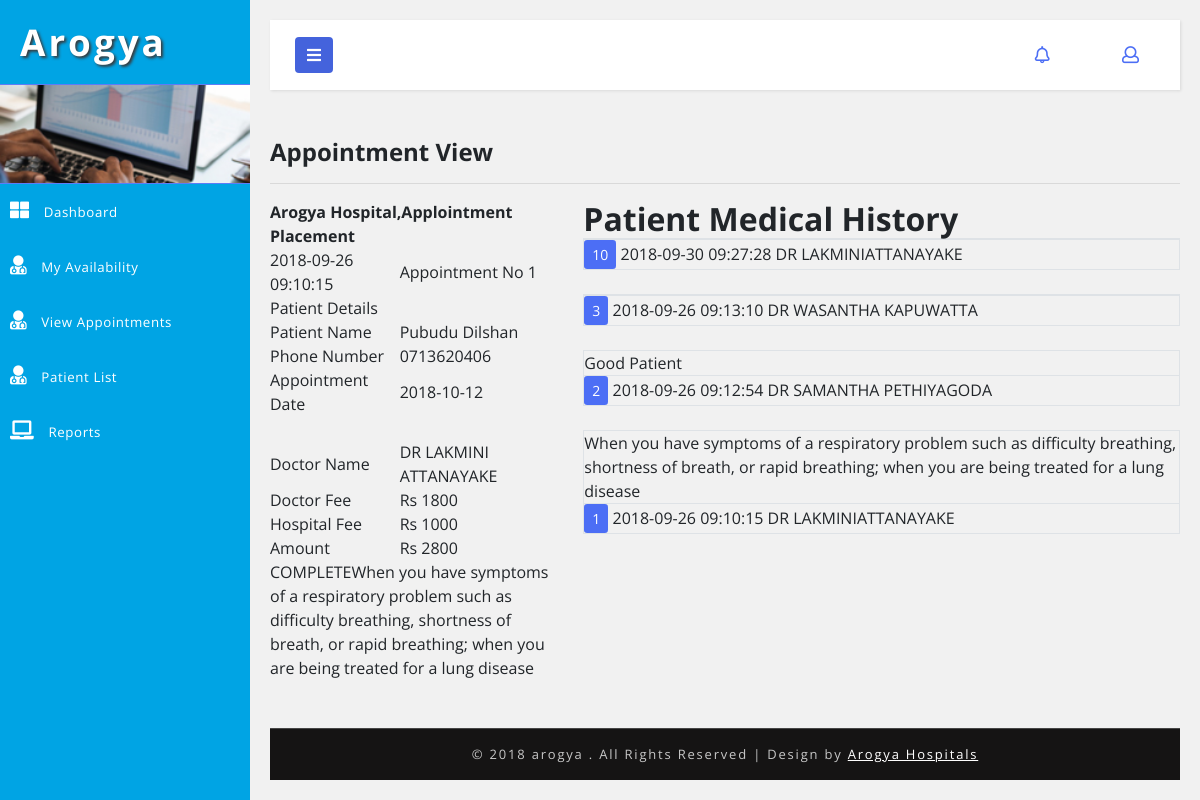
Page /Arogya_/arogyaadmin/doctor/appointment-view.php?id=1 on the committed database.
### tables this page shows
CREATE TABLE `hms_doctor_appointment` (
  `id` int(5) NOT NULL,
  `doctor_id` int(5) DEFAULT NULL,
  `patient_id` int(5) DEFAULT NULL,
  `appointment_date` varchar(30) DEFAULT NULL,
  `status_code` varchar(20) DEFAULT 'OPEN',
  `doctor_comment` text,
  `doctor_fee` int(5) DEFAULT NULL,
  `hospital_fee` int(5) DEFAULT NULL,
  `fee` int(5) DEFAULT NULL,
  `created_date` timestamp NOT NULL DEFAULT CURRENT_TIMESTAMP,
  `created_user` int(5) DEFAULT NULL
);

CREATE TABLE `hms_patient` (
  `id` int(5) NOT NULL,
  `first_name` varchar(100) DEFAULT NULL,
  `last_name` varchar(100) DEFAULT NULL,
  `telephone` varchar(20) DEFAULT NULL,
  `dob` varchar(25) DEFAULT NULL,
  `email` varchar(50) DEFAULT NULL,
  `pword` text,
  `status_code` varchar(20) DEFAULT 'ACTIVE',
  `user_role` varchar(20) DEFAULT 'PATIENT',
  `created_date` timestamp NULL DEFAULT CURRENT_TIMESTAMP
);

### Arogya_/arogyaadmin/DB.php (called while the page is built, shortened)
<?php
function getDBConnection() {
    $servername = "localhost";
    $username = "root";
    $password = "";
    $db = "hmsdb";
    $conn = mysqli_connect($servername, $username, $password, $db);
    if (!$conn) {
        die("Connection failed: " . mysqli_connect_error());
    } else {
        return $conn;
    }
}
function getData($sql) {
    $conn = getDBConnection();
    $result = mysqli_query($conn, $sql);
    if (mysqli_num_rows($result) > 0) {
        return $result;
    } else {
        return FALSE;
    }
}
?>

### Arogya_/arogyaadmin/core.php (called while the page is built, shortened)
<?php
function getAppointmentDetails($appoid) {
    $sql = "SELECT CONCAT(hms_patient.first_name, ' ', hms_patient.last_name) AS patient_name,hms_patient.telephone,
A.id,A.appointment_date,A.created_date,A.id,A.doctor_fee,A.hospital_fee,A.fee,A.status_code,A.doctor_comment,A.patient_id,
CONCAT(hms_doctor.first_name, ' ', hms_doctor.last_name) AS doc_name
 FROM hms_doctor_appointment AS A
INNER JOIN hms_doctor ON A.doctor_id = hms_doctor.id
INNER JOIN hms_patient ON A.patient_id = hms_patient.id
WHERE A.id = ".$appoid;
    return getData($sql);
}
?>

### Arogya_/arogyaadmin/doctor/appointment-view.php (the view, shortened to what this page needs)
<?php
include '../DB.php';
include '../core.php';
?>
<!DOCTYPE html>
<html lang="en">
    <head>
        <link rel="stylesheet" href="https://maxcdn.bootstrapcdn.com/font-awesome/4.7.0/css/font-awesome.min.css">
        <link href="../css/bootstrap.css" rel="stylesheet" type="text/css" media="all" />
        <link href="../css/style.css" rel="stylesheet" type="text/css" media="all" />
        <link rel="stylesheet" href="../css/style4.css">
        <link href="../css/fontawesome-all.css" rel="stylesheet">
    </head>
    <body>
        <div class="wrapper">
            <nav id="sidebar">
                <div class="sidebar-header">
                    <h1>
                        <a href="#">Arogya</a>
                    </h1>
                </div>
                <div class="profile-bg"></div>
                <?php
                include_once '../_tree_doctor.php';
                ?>
            </nav>
            <div id="content">
                <?php include_once '../_top_bar.php'; ?>
                <div class="blank-page-content">
                    <h4>  Appointment View</h4>
                    <hr>
                    <div class="row">
                        <div class="col-md-4">
                            <?php
                            $patient_id = 0;
                            $appointmentDetails = getAppointmentDetails($_GET['id']);
                            foreach ($appointmentDetails as $value) {
                                $patient_id = $value['patient_id'];
                                ?>
                                <div id="printdiv">
                                    <table border="0" style="width: 100% ">
                                        <thead>
                                            <tr>
                                                <th colspan="2">Arogya Hospital,Applointment Placement</th>
                                            </tr>
                                        </thead>
                                        <tbody>
                                            <tr>
                                                <td><?php echo $value['created_date'] ?></td>
                                                <td>Appointment No <?= $value['id'] ?></td>
                                            </tr>
                                            <tr>
                                                <td>Patient Details</td>
                                                <td></td>
                                            </tr>
                                            <tr>
                                                <td>Patient Name</td>
                                                <td><?= $value['patient_name'] ?></td>
                                            </tr>
                                            <tr>
                                                <td>Phone Number</td>
                                                <td><?= $value['telephone'] ?></td>
                                            </tr>
                                            <tr>
                                                <td>Appointment Date</td>
                                                <td><?= $value['appointment_date'] ?></td>
                                            </tr>
                                            <tr>
                                                <td>&nbsp;</td>
                                                <td></td>
                                            </tr>
                                            <tr>
                                                <td>Doctor Name</td>
                                                <td><?= $value['doc_name'] ?></td>
                                            </tr>
                                            <tr>
                                                <td>Doctor Fee</td>
                                                <td>Rs <?= $value['doctor_fee'] ?></td>
                                            </tr>
                                            <tr>
                                                <td>Hospital Fee</td>
                                                <td>Rs <?= $value['hospital_fee'] ?></td>
                                            </tr>
                                            <tr>
                                                <td>Amount</td>
                                                <td>Rs <?= $value['fee'] ?></td>
                                            </tr>
                                        </tbody>
                                    </table>
                                </div>
                                <?php
                                echo $value['status_code'];
                                echo $value['doctor_comment'];
                                    ?>
                                    <?php
                            }
                            ?>
                        </div>
                        <div class="col-md-8">
                            <h2>Patient Medical History</h2>
                            <?php
                            $sql = "SELECT hms_doctor_appointment.doctor_comment,hms_doctor_appointment.created_date,hms_doctor_appointment.id,
CONCAT(hms_doctor.first_name,'',hms_doctor.last_name) AS doc_name
FROM hms_doctor_appointment
INNER JOIN hms_doctor
ON hms_doctor_appointment.doctor_id = hms_doctor.id
WHERE hms_doctor_appointment.patient_id =  '". $patient_id."' ORDER BY hms_doctor_appointment.id DESC " ;
                            $resultData = getData($sql);
                            if ($resultData != null)
                                foreach ($resultData as $value) {
                                    ?>
                            <table border="" class="table-bordered" style="width: 100%">
                                        <tbody>
                                            <tr>
                                                <td><?= $value['doctor_comment']?></td>
                                            </tr>
                                            <tr>
                                                <td><span class="btn-sm btn-primary"><?= $value['id']?></span> <?= $value['created_date']?> <?= $value['doc_name']?></td>
                                            </tr>
                                        </tbody>
                                </table>
<br>
                                    <?php
                                }
                            ?>
                        </div>
                    </div>
                </div>
                <?php include '../_footer.php'; ?>
            </div>
        </div>
        <link href="../css/jquery.dataTables.min.css" rel="stylesheet" type="text/css"/>
    </body>
</html>

### Arogya_/arogyaadmin/css/style.css (style rules this page uses)
* { margin: 0; padding: 0; }
body { background: radial-gradient(#eee, #668); height: 100vh; width: 100vw; }
html, body { margin: 0; font-size: 100%; font-family: 'Open Sans', sans-serif; background: #fff; }
.blank-page-content { min-height: 480px; }
body a { text-decoration: none; transition: 0.5s all; -webkit-transition: 0.5s all; -moz-transition: 0.5s all; -o-transition: 0.5s all; -ms-transition: 0.5s all; }
h1, h2, h3, h4, h5, h6 { margin: 0; font-weight: 700; }
.profile-bg { border: 1px solid #5d7cf7; border-left: none; border-right: none; background: url(../images/menu1.jpg)no-repeat 0px 0px; -webkit-background-size: cover; -moz-background-size: cover; -o-background-size: cover; -ms-background-size: cover; background-size: cover; min-height: 100px; }
.btn-primary { color: #fff; background-color: #4c6ef5; border-color: #4463dc; }

### Arogya_/arogyaadmin/css/style4.css (style rules this page uses)
body { font-family: 'Open Sans', sans-serif; background: #f1f1f1; }
a, a:hover, a:focus { color: inherit; text-decoration: none; transition: all 0.3s; }
i, span { display: inline-block; }
.wrapper { display: flex; align-items: stretch; }
#sidebar { min-width: 250px; max-width: 250px; background: #00a4e4; color: #fff; transition: all 0.3s; }
.sidebar-header h1 { font-size: 2.3em; letter-spacing: 3px; color: #fff; text-shadow: 2px 2px 3px #39393a; }
#sidebar .sidebar-header { padding: 20px; background: #00a4e4; }
#content { padding: 20px; min-height: 100vh; transition: all 0.3s; overflow: hidden; width: 100%; }

### rows in the picture
hms_doctor_appointment: created_date "2018-09-26 09:10:15", id "1", patient_name "Pubudu Dilshan", hms_patient.telephone "0713620406", appointment_date "2018-10-12", doc_name "DR LAKMINI ATTANAYAKE", doctor_fee "1800", hospital_fee "1000", fee "2800", status_code "COMPLETE", doctor_comment "When you have symptoms of a respiratory problem such as difficulty breathing, shortness of breath, or rapid breathing; when you are being treated for a lung disease", doc_name "DR LAKMINIATTANAYAKE"
hms_doctor_appointment: id "10", created_date "2018-09-30 09:27:28", doc_name "DR LAKMINIATTANAYAKE"
hms_doctor_appointment: id "3", created_date "2018-09-26 09:13:10", doc_name "DR WASANTHA KAPUWATTA"
hms_doctor_appointment: doctor_comment "Good Patient", id "2", created_date "2018-09-26 09:12:54", doc_name "DR SAMANTHA PETHIYAGODA"
